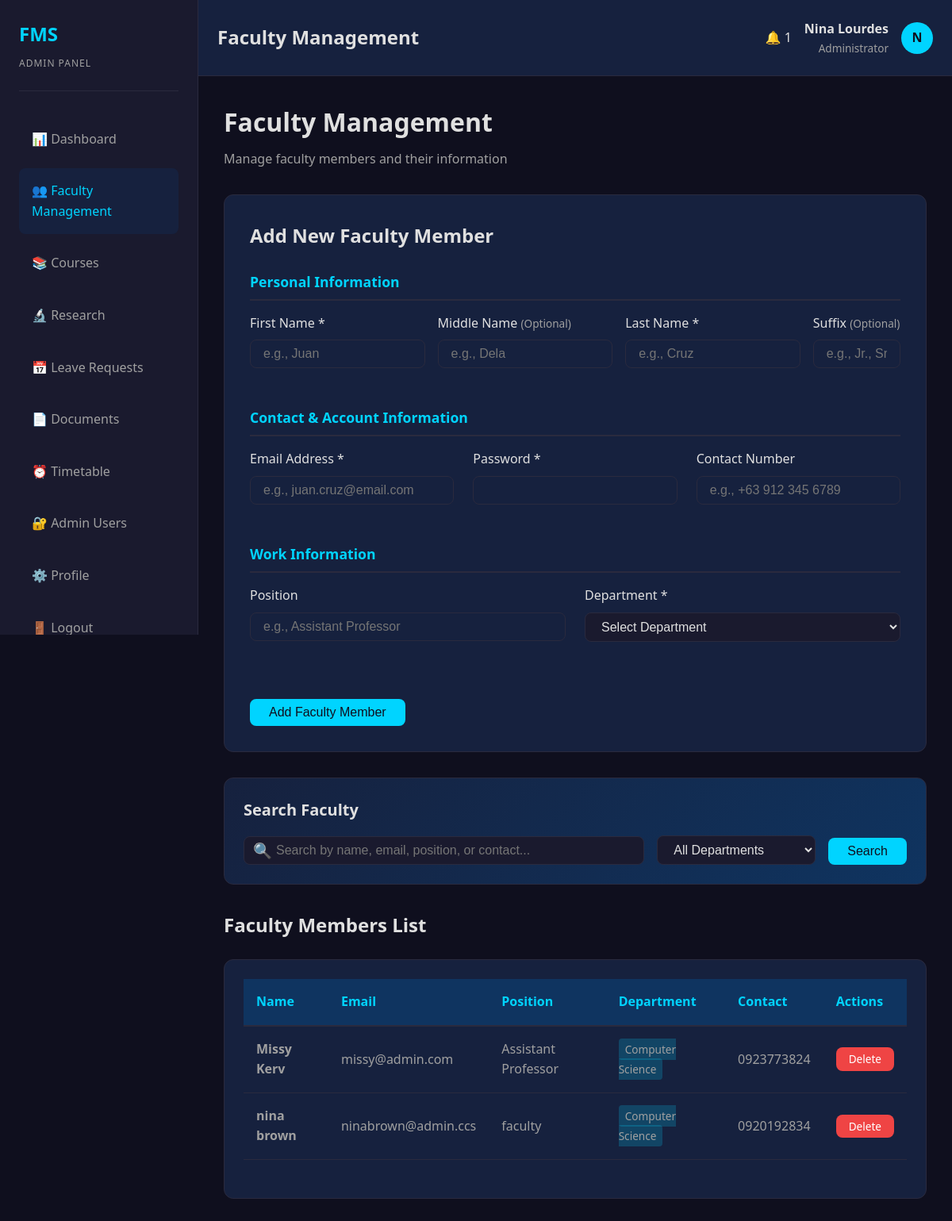
The page /faculty_css/admin/faculty-management.php (signed in) on the database its author committed.
### tables this page shows
CREATE TABLE `faculty` (
  `faculty_id` int(11) NOT NULL,
  `name` varchar(100) NOT NULL,
  `email` varchar(100) NOT NULL,
  `password` varchar(255) NOT NULL,
  `position` varchar(100) DEFAULT NULL,
  `department` varchar(100) DEFAULT NULL,
  `education` varchar(255) DEFAULT NULL,
  `contact` varchar(20) DEFAULT NULL,
  `profile_photo` varchar(255) DEFAULT NULL,
  `created_at` timestamp NULL DEFAULT current_timestamp(),
  `updated_at` timestamp NULL DEFAULT current_timestamp() ON UPDATE current_timestamp()
);

### faculty_css/config/session.php (called while the page is built, shortened)
<?php
function isLoggedIn() {
    return isset($_SESSION['user_id']) && isset($_SESSION['user_type']);
}
function getCurrentUser($conn) {
    $user_id = $_SESSION['user_id'];
    $user_type = $_SESSION['user_type'];
    $query = $user_type === 'admin'
        ? "SELECT * FROM admins WHERE admin_id = ?"
        : "SELECT * FROM faculty WHERE faculty_id = ?";
    $stmt = $conn->prepare($query);
    $stmt->bind_param("i", $user_id);
    $stmt->execute();
    $result = $stmt->get_result();
    return $result->fetch_assoc();
}
?>

### faculty_css/config/notifications.php (called while the page is built, shortened)
<?php
function getUnreadCount($conn, $user_type, $user_id) {
    $stmt = $conn->prepare("SELECT COUNT(*) as count FROM notifications WHERE user_type = ? AND user_id = ? AND is_read = FALSE");
    $stmt->bind_param("si", $user_type, $user_id);
    $stmt->execute();
    $result = $stmt->get_result()->fetch_assoc();
    return $result['count'];
}
?>

### faculty_css/admin/faculty-management.php (the view, shortened to what this page needs)
<?php
$page_title = 'Faculty Management';
require_once 'header.php';
require_once '../config/database.php';
$search_query = '';
$query = "SELECT * FROM faculty WHERE 1=1";
$params = [];
$types = "";
$query .= " ORDER BY name ASC";
if (!empty($params)) {
    $stmt = $conn->prepare($query);
    $stmt->bind_param($types, ...$params);
    $stmt->execute();
    $faculty_list = $stmt->get_result();
} else {
    $faculty_list = $conn->query($query);
}
?>
<div class="page-header">
    <h2>Faculty Management</h2>
    <p style="color: var(--text-secondary);">Manage faculty members and their information</p>
</div>
<div class="form-container">
    <h3>Add New Faculty Member</h3>
    <form method="POST">
        <div class="form-section-title">Personal Information</div>
        <div class="form-row-4col">
            <div class="form-group">
                <label for="first_name">First Name *</label>
                <input type="text" id="first_name" name="first_name" placeholder="e.g., Juan" required>
            </div>
            <div class="form-group">
                <label for="middle_name">Middle Name <span class="optional-label">(Optional)</span></label>
                <input type="text" id="middle_name" name="middle_name" placeholder="e.g., Dela">
            </div>
            <div class="form-group">
                <label for="last_name">Last Name *</label>
                <input type="text" id="last_name" name="last_name" placeholder="e.g., Cruz" required>
            </div>
            <div class="form-group">
                <label for="extension_name">Suffix <span class="optional-label">(Optional)</span></label>
                <input type="text" id="extension_name" name="extension_name" placeholder="e.g., Jr., Sr., III">
            </div>
        </div>
        <div class="form-section-title">Contact & Account Information</div>
        <div class="form-row">
            <div class="form-group">
                <label for="email">Email Address *</label>
                <input type="email" id="email" name="email" placeholder="e.g., juan.cruz@email.com" required>
            </div>
            <div class="form-group">
                <label for="password">Password *</label>
                <input type="password" id="password" name="password" required>
            </div>
            <div class="form-group">
                <label for="contact">Contact Number</label>
                <input type="text" id="contact" name="contact" placeholder="e.g., +63 912 345 6789">
            </div>
        </div>
        <div class="form-section-title">Work Information</div>
        <div class="form-row-2col">
            <div class="form-group">
                <label for="position">Position</label>
                <input type="text" id="position" name="position" placeholder="e.g., Assistant Professor">
            </div>
            <div class="form-group">
                <label for="department">Department *</label>
                <select id="department" name="department" required>
                    <option value="">Select Department</option>
                </select>
            </div>
        </div>
        <button type="submit" name="add_faculty" class="btn btn-primary" style="margin-top: var(--spacing-lg);">
            Add Faculty Member
        </button>
    </form>
</div>
<div class="search-container">
    <div class="search-header">
        <h3>Search Faculty</h3>
    </div>
    <form method="GET" class="search-form">
        <div class="search-input-group">
            <span class="search-icon">🔍</span>
            <input type="text"
                   name="search_query"
                   placeholder="Search by name, email, position, or contact..."
                   value="<?php echo htmlspecialchars($search_query); ?>">
        </div>
        <div class="form-group" style="margin: 0;">
            <select name="search_department">
                <option value="">All Departments</option>
            </select>
        </div>
        <div style="display: flex; gap: var(--spacing-sm);">
            <button type="submit" name="search" class="btn btn-primary">Search</button>
        </div>
    </form>
</div>
<h3 style="margin-bottom: var(--spacing-lg);">Faculty Members List</h3>
<div class="table-container">
    <table>
        <thead>
            <tr>
                <th>Name</th>
                <th>Email</th>
                <th>Position</th>
                <th>Department</th>
                <th>Contact</th>
                <th>Actions</th>
            </tr>
        </thead>
        <tbody>
            <?php
            if ($faculty_list && $faculty_list->num_rows > 0):
                while ($faculty = $faculty_list->fetch_assoc()):
            ?>
            <tr>
                <td><strong><?php echo htmlspecialchars($faculty['name']); ?></strong></td>
                <td><?php echo htmlspecialchars($faculty['email']); ?></td>
                <td><?php echo htmlspecialchars($faculty['position']); ?></td>
                <td>
                    <span style="background: rgba(0, 212, 255, 0.2); padding: 4px 8px; border-radius: 4px; font-size: 0.85rem;">
                        <?php echo htmlspecialchars($faculty['department']); ?>
                    </span>
                </td>
                <td><?php echo htmlspecialchars($faculty['contact']); ?></td>
                <td>
                    <div class="action-buttons">
                        <a href="?delete=<?php echo $faculty['faculty_id']; ?>"
                           class="btn btn-danger btn-sm"
                           onclick="return confirm('Are you sure you want to delete this faculty member?');">
                           Delete
                        </a>
                    </div>
                </td>
            </tr>
            <?php
                endwhile;
            endif; ?>
        </tbody>
    </table>
</div>
<?php require_once 'footer.php'; ?>

### faculty_css/admin/header.php (shortened to what this page needs)
<?php
require_once '../config/database.php';
require_once '../config/session.php';
require_once '../config/notifications.php';
$user_type = 'admin';
$current_user = getCurrentUser(conn: $conn);
$user_id = $current_user['admin_id'];
$unread_count = getUnreadCount($conn, $user_type, $user_id);
?>
<!DOCTYPE html>
<html lang="en">
<head>
    <link rel="stylesheet" href="../assets/css/style.css">
</head>
<body>
    <div class="admin-layout">
        <aside class="sidebar">
            <div class="sidebar-header">
                <div class="sidebar-logo">FMS</div>
                <div class="sidebar-subtitle">Admin Panel</div>
            </div>
            <ul class="sidebar-menu">
                <li><a href="dashboard.php" class="<?php echo basename($_SERVER['PHP_SELF']) === 'dashboard.php' ? 'active' : ''; ?>">📊 Dashboard</a></li>
                <li><a href="faculty-management.php" class="<?php echo basename($_SERVER['PHP_SELF']) === 'faculty-management.php' ? 'active' : ''; ?>">👥 Faculty Management</a></li>
                <li><a href="course-management.php" class="<?php echo basename($_SERVER['PHP_SELF']) === 'course-management.php' ? 'active' : ''; ?>">📚 Courses</a></li>
                <li><a href="research-management.php" class="<?php echo basename($_SERVER['PHP_SELF']) === 'research-management.php' ? 'active' : ''; ?>">🔬 Research</a></li>
                <li><a href="leave-management.php" class="<?php echo basename($_SERVER['PHP_SELF']) === 'leave-management.php' ? 'active' : ''; ?>">📅 Leave Requests</a></li>
                <li><a href="documents-management.php" class="<?php echo basename($_SERVER['PHP_SELF']) === 'documents-management.php' ? 'active' : ''; ?>">📄 Documents</a></li>
                <li><a href="timetable-management.php" class="<?php echo basename($_SERVER['PHP_SELF']) === 'timetable-management.php' ? 'active' : ''; ?>">⏰ Timetable</a></li>
                <li><a href="admin-management.php" class="<?php echo basename($_SERVER['PHP_SELF']) === 'admin-management.php' ? 'active' : ''; ?>">🔐 Admin Users</a></li>
                <li><a href="profile.php" class="<?php echo basename($_SERVER['PHP_SELF']) === 'profile.php' ? 'active' : ''; ?>">⚙️ Profile</a></li>
                <li><a href="../logout.php">🚪 Logout</a></li>
            </ul>
        </aside>
        <div class="main-content">
            <div class="topbar">
                <div class="topbar-title"><?php echo isset($page_title) ? $page_title : 'Dashboard'; ?></div>
                <div class="topbar-user">
    <div class="notification-bell" id="notificationBell">
        <span class="bell-icon">🔔</span>
        <?php if ($unread_count > 0): ?>
            <span class="notification-badge"><?php echo $unread_count > 99 ? '99+' : $unread_count; ?></span>
        <?php endif; ?>
    </div>
    <div class="user-info">
        <div class="user-name"><?php echo isset($current_user['name']) ? htmlspecialchars($current_user['name']) : 'Unknown User'; ?></div>
        <div class="user-role">Administrator</div>
    </div>
    <div class="user-avatar"><?php echo isset($current_user['name']) ? strtoupper(substr($current_user['name'], 0, 1)) : '?'; ?></div>
</div>
            </div>
            <div class="content">
</body>
</html>

### faculty_css/assets/css/style.css (style rules this page uses)
:root { --primary: #1a1a2e; --primary-light: #16213e; --primary-dark: #0f3460; --accent: #00d4ff; --accent-hover: #00b8d4; --accent-light: #00e5ff; --bg-dark: #0f0f1e; --bg-secondary: #1a1a2e; --text-primary: #e0e0e0; --text-secondary: #a0a0a0; --border-color: #2a2a3e; --success: #10b981; --warning: #f59e0b; --danger: #ef4444; --info: #3b82f6; --spacing-xs: 0.25rem; --spacing-sm: 0.5rem; --spacing-md: 1rem; --spacing-lg: 1.5rem; --spacing-xl: 2rem; --spacing-2xl: 3rem; --radius-sm: 0.375rem; --radius-md: 0.5rem; --radius-lg: 0.75rem; --radius-xl: 1rem; --transition: all 0.3s ease; }
* { margin: 0; padding: 0; box-sizing: border-box; }
html, body { font-family: "Segoe UI", Tahoma, Geneva, Verdana, sans-serif; background-color: var(--bg-dark); color: var(--text-primary); line-height: 1.6; }
h1, h2, h3, h4, h5, h6 { font-weight: 600; margin-bottom: var(--spacing-md); color: var(--text-primary); }
h2 { font-size: 1.75rem; }
h3 { font-size: 1.5rem; }
p { margin-bottom: var(--spacing-md); color: var(--text-secondary); }
a { color: var(--accent); text-decoration: none; transition: var(--transition); }
.btn { display: inline-block; padding: var(--spacing-sm) var(--spacing-lg); border: none; border-radius: var(--radius-md); font-size: 1rem; cursor: pointer; transition: var(--transition); font-weight: 500; text-align: center; text-decoration: none; }
.btn-primary { background-color: var(--accent); color: var(--bg-dark); }
.btn-danger { background-color: var(--danger); color: white; }
.btn-sm { padding: var(--spacing-xs) var(--spacing-md); font-size: 0.875rem; }
.form-group { margin-bottom: var(--spacing-lg); }
label { display: block; margin-bottom: var(--spacing-sm); font-weight: 500; color: var(--text-primary); }
input[type="text"], input[type="email"], input[type="password"], input[type="date"], input[type="time"], input[type="number"], select, textarea { width: 100%; padding: var(--spacing-sm) var(--spacing-md); border: 1px solid var(--border-color); border-radius: var(--radius-md); background-color: var(--primary-light); color: var(--text-primary); font-size: 1rem; transition: var(--transition); }
table { width: 100%; border-collapse: collapse; margin-bottom: var(--spacing-lg); }
thead { background-color: var(--primary-dark); }
th { padding: var(--spacing-md); text-align: left; font-weight: 600; color: var(--accent); border-bottom: 2px solid var(--border-color); }
td { padding: var(--spacing-md); border-bottom: 1px solid var(--border-color); }

### faculty_css/admin/header.php (style rules this page uses)
.admin-layout { display: flex; min-height: 100vh; }
.sidebar { width: 250px; background-color: var(--primary); border-right: 1px solid var(--border-color); padding: var(--spacing-lg); position: fixed; height: 100vh; overflow-y: auto; scrollbar-width: none; -ms-overflow-style: none; }
.sidebar-header { margin-bottom: var(--spacing-xl); padding-bottom: var(--spacing-lg); border-bottom: 1px solid var(--border-color); }
.sidebar-logo { font-size: 1.5rem; font-weight: 700; color: var(--accent); margin-bottom: var(--spacing-sm); }
.sidebar-subtitle { font-size: 0.75rem; color: var(--text-secondary); text-transform: uppercase; letter-spacing: 1px; }
.sidebar-menu { list-style: none; }
.sidebar-menu li { margin-bottom: var(--spacing-sm); }
.sidebar-menu a { display: block; padding: var(--spacing-md) var(--spacing-md); color: var(--text-secondary); border-radius: var(--radius-md); transition: var(--transition); text-decoration: none; }
.sidebar-menu a:hover, .sidebar-menu a.active { background-color: var(--primary-light); color: var(--accent); }
.main-content { margin-left: 250px; flex: 1; display: flex; flex-direction: column; }
.topbar { background-color: var(--primary-light); border-bottom: 1px solid var(--border-color); padding: var(--spacing-lg); display: flex; justify-content: space-between; align-items: center; }
.topbar-title { font-size: 1.5rem; font-weight: 600; color: var(--text-primary); }
.topbar-user { display: flex; align-items: center; gap: var(--spacing-md); }
.user-info { text-align: right; }
.user-name { font-weight: 600; color: var(--text-primary); }
.user-role { font-size: 0.85rem; color: var(--text-secondary); }
.user-avatar { width: 40px; height: 40px; border-radius: 50%; background-color: var(--accent); display: flex; align-items: center; justify-content: center; color: var(--bg-dark); font-weight: 700; }
.content { flex: 1; padding: var(--spacing-xl); overflow-y: auto; }

### rows shown on the page
faculty: name "Missy Kerv", email "missy@admin.com", position "Assistant Professor", department "Computer Science", contact "0923773824"
faculty: name "nina brown", email "ninabrown@admin.ccs", position "faculty", department "Computer Science", contact "0920192834"

### other values the page prints
$page_title "Faculty Management"
$unread_count "1"
$current_user['name'] "Nina Lourdes"
substr($current_user['name'], 0, 1) "N"
